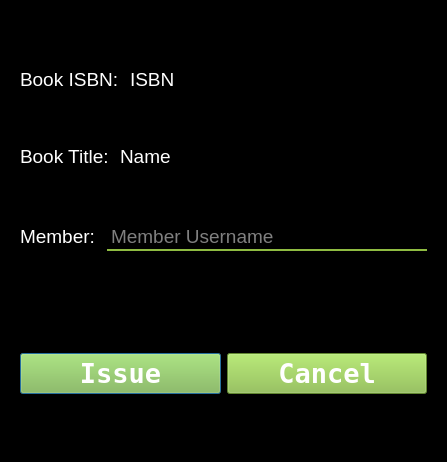
<?xml version="1.0" encoding="UTF-8"?>
<ui version="4.0">
 <class>Dialog</class>
 <widget class="QDialog" name="Dialog">
  <property name="geometry">
   <rect>
    <x>0</x>
    <y>0</y>
    <width>447</width>
    <height>462</height>
   </rect>
  </property>
  <property name="windowTitle">
   <string>Issue Book</string>
  </property>
  <property name="styleSheet">
   <string notr="true">background-color: rgb(0, 0, 0);</string>
  </property>
  <layout class="QVBoxLayout" name="verticalLayout">
   <item>
    <widget class="QWidget" name="mainWidget" native="true">
     <property name="styleSheet">
      <string notr="true">background-color: rgba(255, 255, 255, 0);</string>
     </property>
     <layout class="QVBoxLayout" name="verticalLayout_2">
      <item>
       <spacer name="verticalSpacer_9">
        <property name="orientation">
         <enum>Qt::Vertical</enum>
        </property>
        <property name="sizeHint" stdset="0">
         <size>
          <width>20</width>
          <height>40</height>
         </size>
        </property>
       </spacer>
      </item>
      <item>
       <layout class="QHBoxLayout" name="horizontalLayout_3">
        <item alignment="Qt::AlignLeft">
         <widget class="QLabel" name="label_6">
          <property name="font">
           <font>
            <pointsize>14</pointsize>
           </font>
          </property>
          <property name="styleSheet">
           <string notr="true">color: rgb(255, 255, 255);</string>
          </property>
          <property name="text">
           <string>Book ISBN: </string>
          </property>
         </widget>
        </item>
        <item>
         <widget class="QLabel" name="bookISBN">
          <property name="font">
           <font>
            <pointsize>14</pointsize>
           </font>
          </property>
          <property name="styleSheet">
           <string notr="true">color: rgb(255, 255, 255);</string>
          </property>
          <property name="text">
           <string>ISBN</string>
          </property>
         </widget>
        </item>
        <item>
         <spacer name="horizontalSpacer">
          <property name="orientation">
           <enum>Qt::Horizontal</enum>
          </property>
          <property name="sizeHint" stdset="0">
           <size>
            <width>40</width>
            <height>20</height>
           </size>
          </property>
         </spacer>
        </item>
       </layout>
      </item>
      <item>
       <spacer name="verticalSpacer_2">
        <property name="orientation">
         <enum>Qt::Vertical</enum>
        </property>
        <property name="sizeHint" stdset="0">
         <size>
          <width>17</width>
          <height>37</height>
         </size>
        </property>
       </spacer>
      </item>
      <item>
       <layout class="QHBoxLayout" name="horizontalLayout">
        <item alignment="Qt::AlignLeft">
         <widget class="QLabel" name="label_2">
          <property name="font">
           <font>
            <pointsize>14</pointsize>
           </font>
          </property>
          <property name="styleSheet">
           <string notr="true">color: rgb(255, 255, 255);</string>
          </property>
          <property name="text">
           <string>Book Title: </string>
          </property>
         </widget>
        </item>
        <item>
         <widget class="QLabel" name="bookTitle">
          <property name="font">
           <font>
            <pointsize>14</pointsize>
           </font>
          </property>
          <property name="styleSheet">
           <string notr="true">color: rgb(255, 255, 255);</string>
          </property>
          <property name="text">
           <string>Name</string>
          </property>
         </widget>
        </item>
        <item>
         <spacer name="horizontalSpacer_2">
          <property name="orientation">
           <enum>Qt::Horizontal</enum>
          </property>
          <property name="sizeHint" stdset="0">
           <size>
            <width>40</width>
            <height>20</height>
           </size>
          </property>
         </spacer>
        </item>
       </layout>
      </item>
      <item>
       <spacer name="verticalSpacer_3">
        <property name="orientation">
         <enum>Qt::Vertical</enum>
        </property>
        <property name="sizeHint" stdset="0">
         <size>
          <width>20</width>
          <height>31</height>
         </size>
        </property>
       </spacer>
      </item>
      <item>
       <layout class="QHBoxLayout" name="horizontalLayout_7">
        <item>
         <widget class="QLabel" name="label_5">
          <property name="font">
           <font>
            <pointsize>14</pointsize>
           </font>
          </property>
          <property name="styleSheet">
           <string notr="true">color: rgb(255, 255, 255);</string>
          </property>
          <property name="text">
           <string>Member: </string>
          </property>
         </widget>
        </item>
        <item>
         <widget class="QLineEdit" name="memberTxt">
          <property name="enabled">
           <bool>true</bool>
          </property>
          <property name="font">
           <font>
            <pointsize>14</pointsize>
           </font>
          </property>
          <property name="styleSheet">
           <string notr="true">color: rgb(255, 255, 255);
border: 2px solid rgba(0,0,0,0);
border-bottom-color: rgb(143, 188, 66);
background-color: rgba(255, 255, 255,0);
</string>
          </property>
          <property name="placeholderText">
           <string>Member Username</string>
          </property>
         </widget>
        </item>
       </layout>
      </item>
      <item>
       <spacer name="verticalSpacer_5">
        <property name="orientation">
         <enum>Qt::Vertical</enum>
        </property>
        <property name="sizeHint" stdset="0">
         <size>
          <width>20</width>
          <height>40</height>
         </size>
        </property>
       </spacer>
      </item>
      <item>
       <spacer name="verticalSpacer_4">
        <property name="orientation">
         <enum>Qt::Vertical</enum>
        </property>
        <property name="sizeHint" stdset="0">
         <size>
          <width>20</width>
          <height>40</height>
         </size>
        </property>
       </spacer>
      </item>
      <item>
       <layout class="QHBoxLayout" name="horizontalLayout_2">
        <item>
         <widget class="QPushButton" name="issueBookBtn">
          <property name="font">
           <font>
            <family>NSimSun</family>
            <pointsize>20</pointsize>
            <weight>75</weight>
            <bold>true</bold>
           </font>
          </property>
          <property name="styleSheet">
           <string notr="true">
QPushButton:hover{
background-color:rgb(119, 156, 55);
color: rgb(255,255,255);
}

QPushButton{
background-color:rgb(134,188,66);
color:rgb(255,255,255);

}</string>
          </property>
          <property name="text">
           <string>Issue</string>
          </property>
         </widget>
        </item>
        <item>
         <widget class="QPushButton" name="cancelBtn">
          <property name="font">
           <font>
            <family>NSimSun</family>
            <pointsize>20</pointsize>
            <weight>75</weight>
            <bold>true</bold>
           </font>
          </property>
          <property name="styleSheet">
           <string notr="true">
QPushButton:hover{
background-color:rgb(119, 156, 55);
color: rgb(255,255,255);
}

QPushButton{
background-color:rgb(134,188,66);
color:rgb(255,255,255);

}</string>
          </property>
          <property name="text">
           <string>Cancel</string>
          </property>
         </widget>
        </item>
       </layout>
      </item>
      <item>
       <spacer name="verticalSpacer_7">
        <property name="orientation">
         <enum>Qt::Vertical</enum>
        </property>
        <property name="sizeHint" stdset="0">
         <size>
          <width>20</width>
          <height>40</height>
         </size>
        </property>
       </spacer>
      </item>
     </layout>
    </widget>
   </item>
  </layout>
 </widget>
 <resources/>
 <connections>
  <connection>
   <sender>cancelBtn</sender>
   <signal>clicked(bool)</signal>
   <receiver>mainWidget</receiver>
   <slot>hide()</slot>
   <hints>
    <hint type="sourcelabel">
     <x>226</x>
     <y>398</y>
    </hint>
    <hint type="destinationlabel">
     <x>367</x>
     <y>427</y>
    </hint>
   </hints>
  </connection>
  <connection>
   <sender>cancelBtn</sender>
   <signal>clicked(bool)</signal>
   <receiver>Dialog</receiver>
   <slot>close()</slot>
   <hints>
    <hint type="sourcelabel">
     <x>211</x>
     <y>374</y>
    </hint>
    <hint type="destinationlabel">
     <x>449</x>
     <y>347</y>
    </hint>
   </hints>
  </connection>
 </connections>
</ui>
